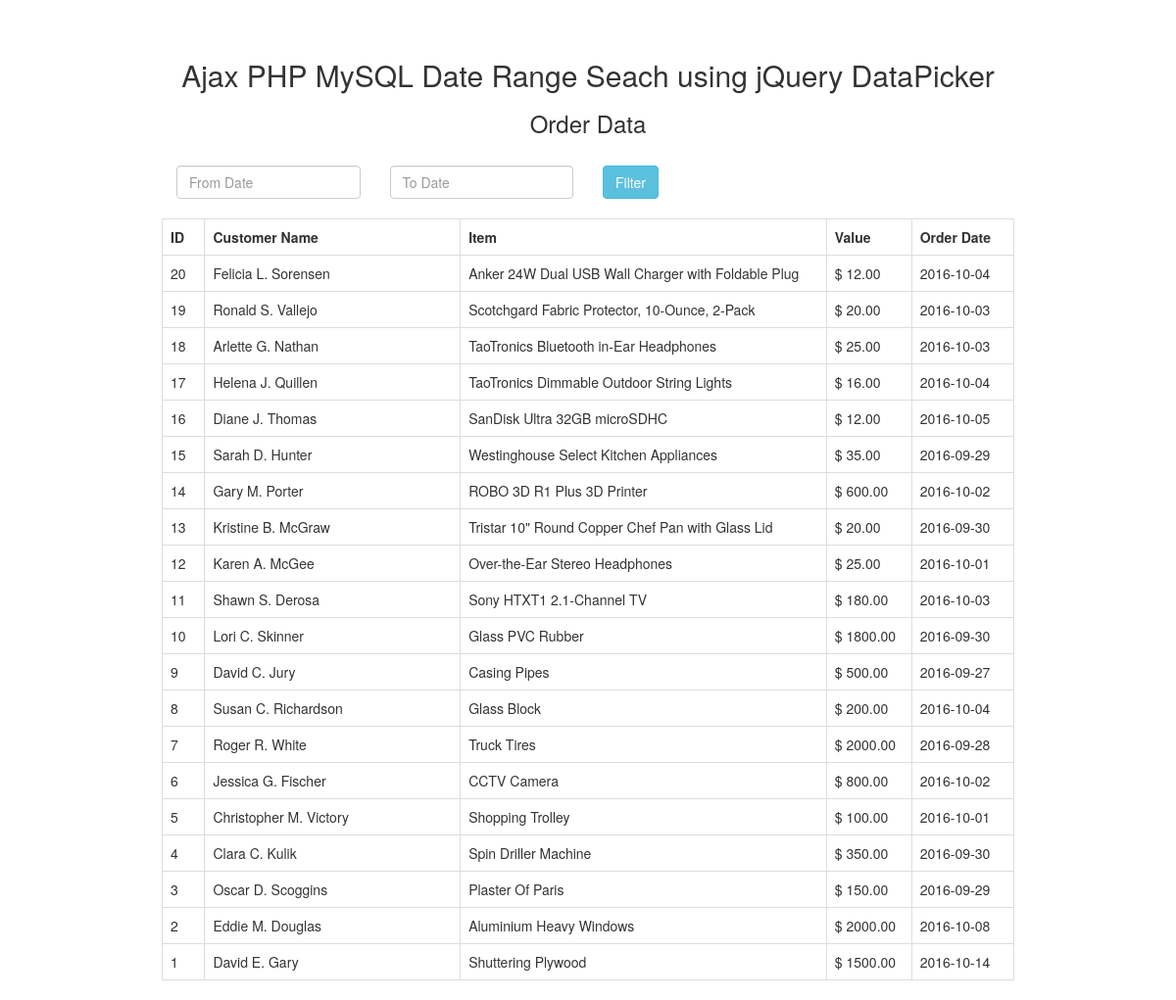
The page / on the database its author committed.
### tables this page shows
CREATE TABLE IF NOT EXISTS `tbl_order` (  
  `order_id` int(11) NOT NULL AUTO_INCREMENT,  
  `order_customer_name` varchar(255) NOT NULL,  
  `order_item` varchar(255) NOT NULL,  
  `order_value` double(12,2) NOT NULL,  
  `order_date` date NOT NULL,  
  PRIMARY KEY (`order_id`)  
 );

### index.php (the view, shortened to what this page needs)
<?php
$connect = mysqli_connect("localhost", "root", "", "testing");
$query = "Select * from tbl_order order by order_id desc";
$result = mysqli_query($connect, $query);
?>
<!DOCTYPE html>
<html lang="en">
<head>
    <link rel="stylesheet" href="https://maxcdn.bootstrapcdn.com/bootstrap/3.3.6/css/bootstrap.min.css" />
    <link rel="stylesheet" href="https://code.jquery.com/ui/1.10.3/themes/smoothness/jquery-ui.css">
</head>
<body>
    <br><br>
    <div class="container" style="width:900px;">
        <h2 align="center">Ajax PHP MySQL Date Range Seach using jQuery DataPicker</h2>
        <h3 align="center">Order Data</h3><br>
        <div class="col-md-3">
            <input type="text" name="from_date" id="from_date" class="form-control" placeholder="From Date" />
        </div>
        <div class="col-md-3">
            <input type="text" name="to_date" id="to_date" class="form-control" placeholder="To Date" />
        </div>
        <div class="col-md-5">
            <input type="button" name="filter" id="filter" value="Filter" class="btn btn-info" />
        </div>
        <br>
        <div id="order_table">
            <table class="table table-bordered">
                <tr>
                    <th width="5%">ID</th>
                    <th width="30%">Customer Name</th>
                    <th width="43%">Item</th>
                    <th width="10%">Value</th>
                    <th width="12%">Order Date</th>
                </tr>
            <?php
            while($row = mysqli_fetch_array($result)){
            ?>
                <tr>
                    <td><?php echo $row["order_id"]; ?></td>
                    <td><?php echo $row["order_customer_name"];?></td>
                    <td><?php echo $row["order_item"]; ?></td>
                    <td>$ <?php echo $row["order_value"]; ?></td>
                    <td><?php echo $row["order_date"]; ?></td>
                </tr>
                <?php
                }
                ?>
            </table>
        </div>
    </div>
</body>
</html>

### rows shown on the page
tbl_order: order_id "20", order_customer_name "Felicia L. Sorensen", order_item "Anker 24W Dual USB Wall Charger with Foldable Plug", order_value "12.00", order_date "2016-10-04"
tbl_order: order_id "19", order_customer_name "Ronald S. Vallejo", order_item "Scotchgard Fabric Protector, 10-Ounce, 2-Pack", order_value "20.00", order_date "2016-10-03"
tbl_order: order_id "18", order_customer_name "Arlette G. Nathan", order_item "TaoTronics Bluetooth in-Ear Headphones", order_value "25.00", order_date "2016-10-03"
tbl_order: order_id "17", order_customer_name "Helena J. Quillen", order_item "TaoTronics Dimmable Outdoor String Lights", order_value "16.00", order_date "2016-10-04"
tbl_order: order_id "16", order_customer_name "Diane J. Thomas", order_item "SanDisk Ultra 32GB microSDHC", order_value "12.00", order_date "2016-10-05"
tbl_order: order_id "15", order_customer_name "Sarah D. Hunter", order_item "Westinghouse Select Kitchen Appliances", order_value "35.00", order_date "2016-09-29"
tbl_order: order_id "14", order_customer_name "Gary M. Porter", order_item "ROBO 3D R1 Plus 3D Printer", order_value "600.00", order_date "2016-10-02"
tbl_order: order_id "13", order_customer_name "Kristine B. McGraw", order_item "Tristar 10\" Round Copper Chef Pan with Glass Lid", order_value "20.00", order_date "2016-09-30"
tbl_order: order_id "12", order_customer_name "Karen A. McGee", order_item "Over-the-Ear Stereo Headphones", order_value "25.00", order_date "2016-10-01"
tbl_order: order_id "11", order_customer_name "Shawn S. Derosa", order_item "Sony HTXT1 2.1-Channel TV", order_value "180.00", order_date "2016-10-03"
tbl_order: order_id "10", order_customer_name "Lori C. Skinner", order_item "Glass PVC Rubber", order_value "1800.00", order_date "2016-09-30"
tbl_order: order_id "9", order_customer_name "David C. Jury", order_item "Casing Pipes", order_value "500.00", order_date "2016-09-27"
tbl_order: order_id "8", order_customer_name "Susan C. Richardson", order_item "Glass Block", order_value "200.00", order_date "2016-10-04"
tbl_order: order_id "7", order_customer_name "Roger R. White", order_item "Truck Tires", order_value "2000.00", order_date "2016-09-28"
tbl_order: order_id "6", order_customer_name "Jessica G. Fischer", order_item "CCTV Camera", order_value "800.00", order_date "2016-10-02"
tbl_order: order_id "5", order_customer_name "Christopher M. Victory", order_item "Shopping Trolley", order_value "100.00", order_date "2016-10-01"
tbl_order: order_id "4", order_customer_name "Clara C. Kulik", order_item "Spin Driller Machine", order_value "350.00", order_date "2016-09-30"
tbl_order: order_id "3", order_customer_name "Oscar D. Scoggins", order_item "Plaster Of Paris", order_value "150.00", order_date "2016-09-29"
tbl_order: order_id "2", order_customer_name "Eddie M. Douglas", order_item "Aluminium Heavy Windows", order_value "2000.00", order_date "2016-10-08"
tbl_order: order_id "1", order_customer_name "David E. Gary", order_item "Shuttering Plywood", order_value "1500.00", order_date "2016-10-14"
